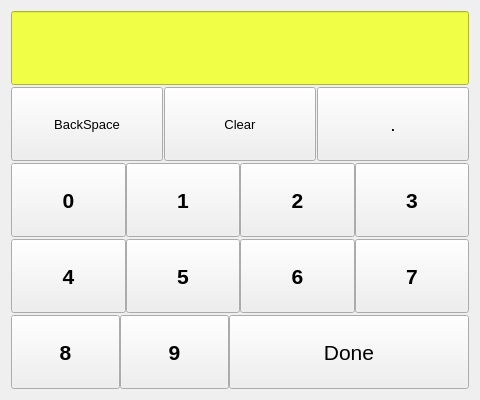
<?xml version="1.0" encoding="UTF-8"?>
<ui version="4.0">
 <class>Form</class>
 <widget class="QWidget" name="Form">
  <property name="geometry">
   <rect>
    <x>0</x>
    <y>0</y>
    <width>480</width>
    <height>400</height>
   </rect>
  </property>
  <property name="windowTitle">
   <string>Form</string>
  </property>
  <layout class="QVBoxLayout" name="verticalLayout">
   <property name="spacing">
    <number>2</number>
   </property>
   <item>
    <widget class="QLineEdit" name="kpip">
     <property name="sizePolicy">
      <sizepolicy hsizetype="Minimum" vsizetype="Minimum">
       <horstretch>0</horstretch>
       <verstretch>0</verstretch>
      </sizepolicy>
     </property>
     <property name="minimumSize">
      <size>
       <width>0</width>
       <height>40</height>
      </size>
     </property>
     <property name="font">
      <font>
       <pointsize>14</pointsize>
       <weight>75</weight>
       <bold>true</bold>
      </font>
     </property>
     <property name="styleSheet">
      <string notr="true">background-color: rgb(240, 255, 70);
color: rgb(3, 3, 3);</string>
     </property>
    </widget>
   </item>
   <item>
    <layout class="QHBoxLayout" name="horizontalLayout_4">
     <property name="spacing">
      <number>1</number>
     </property>
     <item>
      <widget class="QPushButton" name="bckspc_bt">
       <property name="sizePolicy">
        <sizepolicy hsizetype="Minimum" vsizetype="Minimum">
         <horstretch>0</horstretch>
         <verstretch>0</verstretch>
        </sizepolicy>
       </property>
       <property name="minimumSize">
        <size>
         <width>90</width>
         <height>70</height>
        </size>
       </property>
       <property name="font">
        <font>
         <pointsize>10</pointsize>
        </font>
       </property>
       <property name="text">
        <string>BackSpace</string>
       </property>
      </widget>
     </item>
     <item>
      <widget class="QPushButton" name="clr_bt">
       <property name="sizePolicy">
        <sizepolicy hsizetype="Minimum" vsizetype="Minimum">
         <horstretch>0</horstretch>
         <verstretch>0</verstretch>
        </sizepolicy>
       </property>
       <property name="minimumSize">
        <size>
         <width>90</width>
         <height>70</height>
        </size>
       </property>
       <property name="font">
        <font>
         <pointsize>10</pointsize>
        </font>
       </property>
       <property name="text">
        <string>Clear</string>
       </property>
      </widget>
     </item>
     <item>
      <widget class="QPushButton" name="dot_bt">
       <property name="sizePolicy">
        <sizepolicy hsizetype="Minimum" vsizetype="Minimum">
         <horstretch>0</horstretch>
         <verstretch>0</verstretch>
        </sizepolicy>
       </property>
       <property name="minimumSize">
        <size>
         <width>90</width>
         <height>70</height>
        </size>
       </property>
       <property name="font">
        <font>
         <pointsize>14</pointsize>
         <weight>50</weight>
         <bold>false</bold>
        </font>
       </property>
       <property name="text">
        <string>.</string>
       </property>
      </widget>
     </item>
    </layout>
   </item>
   <item>
    <layout class="QHBoxLayout" name="horizontalLayout">
     <property name="spacing">
      <number>0</number>
     </property>
     <item>
      <widget class="QPushButton" name="zero_bt">
       <property name="sizePolicy">
        <sizepolicy hsizetype="Minimum" vsizetype="Minimum">
         <horstretch>0</horstretch>
         <verstretch>0</verstretch>
        </sizepolicy>
       </property>
       <property name="minimumSize">
        <size>
         <width>90</width>
         <height>70</height>
        </size>
       </property>
       <property name="font">
        <font>
         <pointsize>16</pointsize>
         <weight>75</weight>
         <bold>true</bold>
        </font>
       </property>
       <property name="text">
        <string>0</string>
       </property>
      </widget>
     </item>
     <item>
      <widget class="QPushButton" name="one_bt">
       <property name="sizePolicy">
        <sizepolicy hsizetype="Minimum" vsizetype="Minimum">
         <horstretch>0</horstretch>
         <verstretch>0</verstretch>
        </sizepolicy>
       </property>
       <property name="minimumSize">
        <size>
         <width>90</width>
         <height>70</height>
        </size>
       </property>
       <property name="font">
        <font>
         <pointsize>16</pointsize>
         <weight>75</weight>
         <bold>true</bold>
        </font>
       </property>
       <property name="text">
        <string>1</string>
       </property>
      </widget>
     </item>
     <item>
      <widget class="QPushButton" name="two_bt">
       <property name="sizePolicy">
        <sizepolicy hsizetype="Minimum" vsizetype="Minimum">
         <horstretch>0</horstretch>
         <verstretch>0</verstretch>
        </sizepolicy>
       </property>
       <property name="minimumSize">
        <size>
         <width>90</width>
         <height>70</height>
        </size>
       </property>
       <property name="font">
        <font>
         <pointsize>16</pointsize>
         <weight>75</weight>
         <bold>true</bold>
        </font>
       </property>
       <property name="text">
        <string>2</string>
       </property>
      </widget>
     </item>
     <item>
      <widget class="QPushButton" name="three_bt">
       <property name="sizePolicy">
        <sizepolicy hsizetype="Minimum" vsizetype="Minimum">
         <horstretch>0</horstretch>
         <verstretch>0</verstretch>
        </sizepolicy>
       </property>
       <property name="minimumSize">
        <size>
         <width>90</width>
         <height>70</height>
        </size>
       </property>
       <property name="font">
        <font>
         <pointsize>16</pointsize>
         <weight>75</weight>
         <bold>true</bold>
        </font>
       </property>
       <property name="text">
        <string>3</string>
       </property>
      </widget>
     </item>
    </layout>
   </item>
   <item>
    <layout class="QHBoxLayout" name="horizontalLayout_2">
     <property name="spacing">
      <number>0</number>
     </property>
     <item>
      <widget class="QPushButton" name="four_bt">
       <property name="sizePolicy">
        <sizepolicy hsizetype="Minimum" vsizetype="Minimum">
         <horstretch>0</horstretch>
         <verstretch>0</verstretch>
        </sizepolicy>
       </property>
       <property name="minimumSize">
        <size>
         <width>90</width>
         <height>70</height>
        </size>
       </property>
       <property name="font">
        <font>
         <pointsize>16</pointsize>
         <weight>75</weight>
         <bold>true</bold>
        </font>
       </property>
       <property name="text">
        <string>4</string>
       </property>
      </widget>
     </item>
     <item>
      <widget class="QPushButton" name="five_bt">
       <property name="sizePolicy">
        <sizepolicy hsizetype="Minimum" vsizetype="Minimum">
         <horstretch>0</horstretch>
         <verstretch>0</verstretch>
        </sizepolicy>
       </property>
       <property name="minimumSize">
        <size>
         <width>90</width>
         <height>70</height>
        </size>
       </property>
       <property name="font">
        <font>
         <pointsize>16</pointsize>
         <weight>75</weight>
         <bold>true</bold>
        </font>
       </property>
       <property name="text">
        <string>5</string>
       </property>
      </widget>
     </item>
     <item>
      <widget class="QPushButton" name="six_bt">
       <property name="sizePolicy">
        <sizepolicy hsizetype="Minimum" vsizetype="Minimum">
         <horstretch>0</horstretch>
         <verstretch>0</verstretch>
        </sizepolicy>
       </property>
       <property name="minimumSize">
        <size>
         <width>90</width>
         <height>70</height>
        </size>
       </property>
       <property name="font">
        <font>
         <pointsize>16</pointsize>
         <weight>75</weight>
         <bold>true</bold>
        </font>
       </property>
       <property name="text">
        <string>6</string>
       </property>
      </widget>
     </item>
     <item>
      <widget class="QPushButton" name="seven_bt">
       <property name="sizePolicy">
        <sizepolicy hsizetype="Minimum" vsizetype="Minimum">
         <horstretch>0</horstretch>
         <verstretch>0</verstretch>
        </sizepolicy>
       </property>
       <property name="minimumSize">
        <size>
         <width>90</width>
         <height>70</height>
        </size>
       </property>
       <property name="font">
        <font>
         <pointsize>16</pointsize>
         <weight>75</weight>
         <bold>true</bold>
        </font>
       </property>
       <property name="text">
        <string>7</string>
       </property>
      </widget>
     </item>
    </layout>
   </item>
   <item>
    <layout class="QHBoxLayout" name="horizontalLayout_3">
     <property name="spacing">
      <number>0</number>
     </property>
     <item>
      <widget class="QPushButton" name="eight_bt">
       <property name="sizePolicy">
        <sizepolicy hsizetype="Minimum" vsizetype="Minimum">
         <horstretch>0</horstretch>
         <verstretch>0</verstretch>
        </sizepolicy>
       </property>
       <property name="minimumSize">
        <size>
         <width>90</width>
         <height>70</height>
        </size>
       </property>
       <property name="maximumSize">
        <size>
         <width>109</width>
         <height>16777215</height>
        </size>
       </property>
       <property name="font">
        <font>
         <pointsize>16</pointsize>
         <weight>75</weight>
         <bold>true</bold>
        </font>
       </property>
       <property name="text">
        <string>8</string>
       </property>
      </widget>
     </item>
     <item>
      <widget class="QPushButton" name="nine_bt">
       <property name="sizePolicy">
        <sizepolicy hsizetype="Minimum" vsizetype="Minimum">
         <horstretch>0</horstretch>
         <verstretch>0</verstretch>
        </sizepolicy>
       </property>
       <property name="minimumSize">
        <size>
         <width>90</width>
         <height>70</height>
        </size>
       </property>
       <property name="maximumSize">
        <size>
         <width>109</width>
         <height>16777215</height>
        </size>
       </property>
       <property name="font">
        <font>
         <pointsize>16</pointsize>
         <weight>75</weight>
         <bold>true</bold>
        </font>
       </property>
       <property name="text">
        <string>9</string>
       </property>
      </widget>
     </item>
     <item>
      <widget class="QPushButton" name="done_bt">
       <property name="sizePolicy">
        <sizepolicy hsizetype="Minimum" vsizetype="Minimum">
         <horstretch>0</horstretch>
         <verstretch>0</verstretch>
        </sizepolicy>
       </property>
       <property name="minimumSize">
        <size>
         <width>200</width>
         <height>70</height>
        </size>
       </property>
       <property name="font">
        <font>
         <pointsize>16</pointsize>
         <weight>50</weight>
         <bold>false</bold>
        </font>
       </property>
       <property name="text">
        <string>Done</string>
       </property>
      </widget>
     </item>
    </layout>
   </item>
  </layout>
 </widget>
 <resources/>
 <connections/>
</ui>
